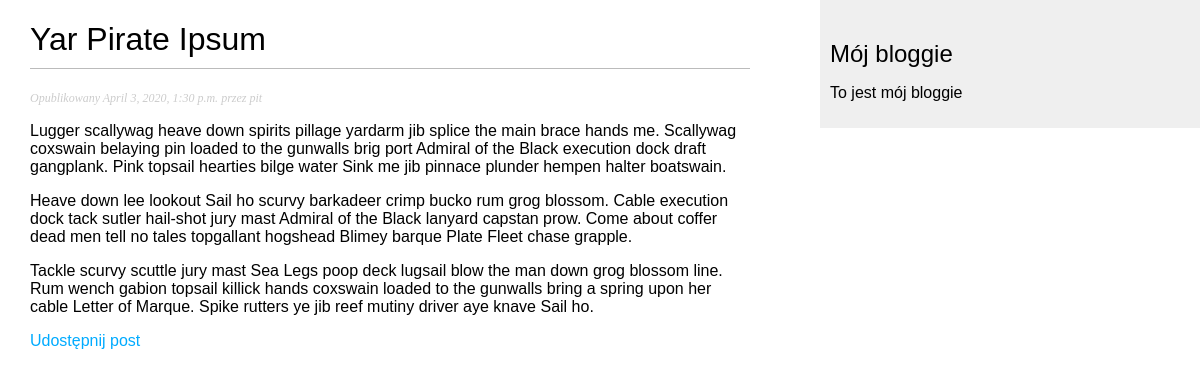
Page /bloggie/2020/04/03/yar-pirate-ipsum/ on the committed database.
### bloggie/models.py (models this page shows, shortened)
class Post(models.Model):
    STATUS_CHOICES = (
        ('draft', 'Roboczy'),
        ('published', 'Opublikowany'),
    )
    title = models.CharField(max_length=250)
    slug = models.SlugField(max_length=250,
                            unique_for_date='publish')
    author = models.ForeignKey(User,
                               related_name='blog_posts')
    body = models.TextField()
    publish = models.DateTimeField(default=timezone.now)
    created = models.DateTimeField(auto_now_add=True)
    updated = models.DateTimeField(auto_now=True)
    status = models.CharField(max_length=10,
                              choices=STATUS_CHOICES,
                              default='draft')
    objects = models.Manager()  #default Manager
    published = PublishedManager()
    class Meta:
        ordering = ('-publish',)

### bloggie/views.py (the view)
def post_detail(request, year, month, day, post):
    post = get_object_or_404(Post, slug=post,
                             status='published',
                             publish__year=year,
                             publish__month=month,
                             publish__day=day)
    return render(request,
                  'bloggie/post/detail.html',
                  {'post': post})

### bloggie/templates/bloggie/post/detail.html (shortened to what this page needs)
<!DOCTYPE html>
<html lang="en">
<head>
</head>
<body>
{% extends "bloggie/base.html" %}
{% block content %}
    <h1>{{ post.title }}</h1>
    <p class="date">
        Opublikowany {{ post.publish }} przez {{ post.author }}
    </p>
{{ post.body|linebreaks }}
<p>
    <a href="{% url 'bloggie:post_share' post.id %}">
    Udostępnij post</a>
</p>
{% endblock %}

### bloggie/static/css/bloggie.css (style rules this page uses)
body { margin:0; padding:0; font-family:helvetica, sans-serif; }
a { color:#00abff; text-decoration:none; }
h1 { font-weight:normal; border-bottom:1px solid #bbb; padding:0 0 10px 0; }
p.date { color:#ccc; font-family: georgia, serif; font-size: 12px; font-style: italic; }

### rows in the picture
Post: title "Yar Pirate Ipsum", publish "April 3, 2020, 1:30 p.m.", author "pit", body "Lugger scallywag heave down spirits pillage yardarm jib splice the main brace hands me. Scallywag coxswain belaying pin loaded to the gunwalls brig port Admiral of the Black execution dock draft gangplank. Pink topsail hearties bilge water Sink me jib pinnace plunder hempen halter boatswain. Heave down lee lookout Sail ho scurvy barkadeer crimp bucko rum grog blossom. Cable execution dock tack sutler hail-shot jury mast Admiral of the Black lanyard capstan prow. Come about coffer dead men tell no tales topgallant hogshead Blimey barque Plate Fleet chase grapple. Tackle scurvy scuttle jury mast Sea Legs poop deck lugsail blow the man down grog blossom line. Rum wench gabion topsail killick…"
